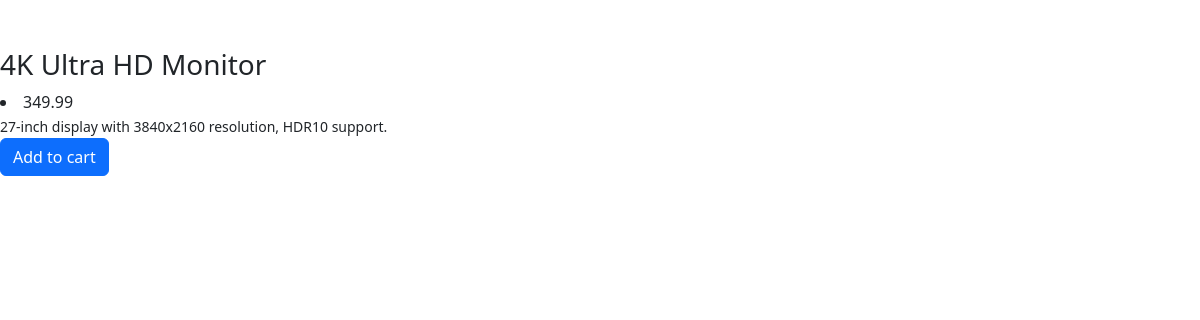
The page /product/4k-ultra-hd-monitor on the database its author committed.
### products/models.py (models this page shows, shortened)
class Product(models.Model):
    title = models.CharField(max_length=200)
    slug = models.SlugField(unique=True, blank=True, null=True)
    stock = models.PositiveIntegerField(default=1)
    description = models.TextField()
    price = models.DecimalField(max_digits=10, decimal_places=2)
    category = models.ForeignKey(Category, on_delete=models.CASCADE)
    tags = models.ForeignKey(Tag, on_delete=models.CASCADE, blank=True, null=True)
    created_at = models.DateTimeField(default=timezone.now)

### products/views.py (the view)
# urls.py: path('product/<slug:product_slug>', views.product_detail, name='product_detail'),
def product_detail(request, product_slug):
    product = get_object_or_404(Product, slug=product_slug)
    context = {
        'product': product,
    }
    return render(request, 'product_detail.html', context)

### products/templates/product_detail.html (shortened to what this page needs)
<!DOCTYPE html>
<html lang="en">
<head>
  <link
    href="https://cdn.jsdelivr.net/npm/bootstrap@5.3.3/dist/css/bootstrap.min.css"
    rel="stylesheet"
  />
</head>
<body>
<h3>{{product.title}}</h3>
<li>{{product.price}}</li>
<small>{{product.description}}</small>
<form method="POST" action="{% url "add_to_cart" %}"> {% csrf_token %}
  <div class="mb-2">
<button type="submit" class="btn btn-primary">Add to cart</button>
  </div>
</form>
</body>
</html>

### rows shown on the page
Product: title "4K Ultra HD Monitor", price "349.99", description "27-inch display with 3840x2160 resolution, HDR10 support."
